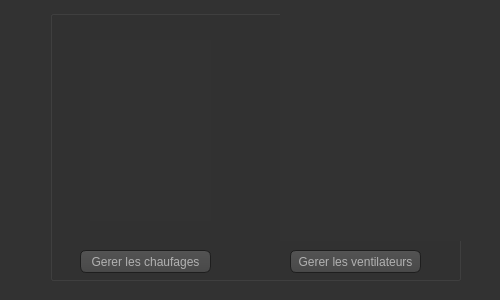
<?xml version="1.0" encoding="UTF-8"?>
<ui version="4.0">
 <class>Temperature</class>
 <widget class="QDialog" name="Temperature">
  <property name="geometry">
   <rect>
    <x>0</x>
    <y>0</y>
    <width>500</width>
    <height>300</height>
   </rect>
  </property>
  <property name="windowTitle">
   <string>Dialog</string>
  </property>
  <property name="styleSheet">
   <string notr="true">QToolTip
{
     border: 1px solid black;
     background-color: #ffa02f;
     padding: 1px;
     border-radius: 3px;
     opacity: 100;
}

QWidget
{
    color: #b1b1b1;
    background-color: #323232;
}

QWidget:item:hover
{
    background-color: QLinearGradient( x1: 0, y1: 0, x2: 0, y2: 1, stop: 0 #ffa02f, stop: 1 #ca0619);
    color: #000000;
}

QWidget:item:selected
{
    background-color: QLinearGradient( x1: 0, y1: 0, x2: 0, y2: 1, stop: 0 #ffa02f, stop: 1 #d7801a);
}

QMenuBar::item
{
    background: transparent;
}

QMenuBar::item:selected
{
    background: transparent;
    border: 1px solid #ffaa00;
}

QMenuBar::item:pressed
{
    background: #444;
    border: 1px solid #000;
    background-color: QLinearGradient(
        x1:0, y1:0,
        x2:0, y2:1,
        stop:1 #212121,
        stop:0.4 #343434/*,
        stop:0.2 #343434,
        stop:0.1 #ffaa00*/
    );
    margin-bottom:-1px;
    padding-bottom:1px;
}

QMenu
{
    border: 1px solid #000;
}

QMenu::item
{
    padding: 2px 20px 2px 20px;
}

QMenu::item:selected
{
    color: #000000;
}

QWidget:disabled
{
    color: #404040;
    background-color: #323232;
}

QAbstractItemView
{
    background-color: QLinearGradient( x1: 0, y1: 0, x2: 0, y2: 1, stop: 0 #4d4d4d, stop: 0.1 #646464, stop: 1 #5d5d5d);
}

QWidget:focus
{
    /*border: 2px solid QLinearGradient( x1: 0, y1: 0, x2: 0, y2: 1, stop: 0 #ffa02f, stop: 1 #d7801a);*/
}

QLineEdit
{
    background-color: QLinearGradient( x1: 0, y1: 0, x2: 0, y2: 1, stop: 0 #4d4d4d, stop: 0 #646464, stop: 1 #5d5d5d);
    padding: 1px;
    border-style: solid;
    border: 1px solid #1e1e1e;
    border-radius: 5;
}

QPushButton
{
    color: #b1b1b1;
    background-color: QLinearGradient( x1: 0, y1: 0, x2: 0, y2: 1, stop: 0 #565656, stop: 0.1 #525252, stop: 0.5 #4e4e4e, stop: 0.9 #4a4a4a, stop: 1 #464646);
    border-width: 1px;
    border-color: #1e1e1e;
    border-style: solid;
    border-radius: 6;
    padding: 3px;
    font-size: 12px;
    padding-left: 5px;
    padding-right: 5px;
}

QPushButton:pressed
{
    background-color: QLinearGradient( x1: 0, y1: 0, x2: 0, y2: 1, stop: 0 #2d2d2d, stop: 0.1 #2b2b2b, stop: 0.5 #292929, stop: 0.9 #282828, stop: 1 #252525);
}

QComboBox
{
    selection-background-color: #ffaa00;
    background-color: QLinearGradient( x1: 0, y1: 0, x2: 0, y2: 1, stop: 0 #565656, stop: 0.1 #525252, stop: 0.5 #4e4e4e, stop: 0.9 #4a4a4a, stop: 1 #464646);
    border-style: solid;
    border: 1px solid #1e1e1e;
    border-radius: 5;
}

QComboBox:hover,QPushButton:hover
{
    border: 2px solid QLinearGradient( x1: 0, y1: 0, x2: 0, y2: 1, stop: 0 #ffa02f, stop: 1 #d7801a);
}


QComboBox:on
{
    padding-top: 3px;
    padding-left: 4px;
    background-color: QLinearGradient( x1: 0, y1: 0, x2: 0, y2: 1, stop: 0 #2d2d2d, stop: 0.1 #2b2b2b, stop: 0.5 #292929, stop: 0.9 #282828, stop: 1 #252525);
    selection-background-color: #ffaa00;
}

QComboBox QAbstractItemView
{
    border: 2px solid darkgray;
    selection-background-color: QLinearGradient( x1: 0, y1: 0, x2: 0, y2: 1, stop: 0 #ffa02f, stop: 1 #d7801a);
}

QComboBox::drop-down
{
     subcontrol-origin: padding;
     subcontrol-position: top right;
     width: 15px;

     border-left-width: 0px;
     border-left-color: darkgray;
     border-left-style: solid; /* just a single line */
     border-top-right-radius: 3px; /* same radius as the QComboBox */
     border-bottom-right-radius: 3px;
 }

QComboBox::down-arrow
{
     image: url(:/down_arrow.png);
}

QGroupBox:focus
{
border: 2px solid QLinearGradient( x1: 0, y1: 0, x2: 0, y2: 1, stop: 0 #ffa02f, stop: 1 #d7801a);
}

QTextEdit:focus
{
    border: 2px solid QLinearGradient( x1: 0, y1: 0, x2: 0, y2: 1, stop: 0 #ffa02f, stop: 1 #d7801a);
}

QScrollBar:horizontal {
     border: 1px solid #222222;
     background: QLinearGradient( x1: 0, y1: 0, x2: 0, y2: 1, stop: 0.0 #121212, stop: 0.2 #282828, stop: 1 #484848);
     height: 7px;
     margin: 0px 16px 0 16px;
}

QScrollBar::handle:horizontal
{
      background: QLinearGradient( x1: 0, y1: 0, x2: 1, y2: 0, stop: 0 #ffa02f, stop: 0.5 #d7801a, stop: 1 #ffa02f);
      min-height: 20px;
      border-radius: 2px;
}

QScrollBar::add-line:horizontal {
      border: 1px solid #1b1b19;
      border-radius: 2px;
      background: QLinearGradient( x1: 0, y1: 0, x2: 1, y2: 0, stop: 0 #ffa02f, stop: 1 #d7801a);
      width: 14px;
      subcontrol-position: right;
      subcontrol-origin: margin;
}

QScrollBar::sub-line:horizontal {
      border: 1px solid #1b1b19;
      border-radius: 2px;
      background: QLinearGradient( x1: 0, y1: 0, x2: 1, y2: 0, stop: 0 #ffa02f, stop: 1 #d7801a);
      width: 14px;
     subcontrol-position: left;
     subcontrol-origin: margin;
}

QScrollBar::right-arrow:horizontal, QScrollBar::left-arrow:horizontal
{
      border: 1px solid black;
      width: 1px;
      height: 1px;
      background: white;
}

QScrollBar::add-page:horizontal, QScrollBar::sub-page:horizontal
{
      background: none;
}

QScrollBar:vertical
{
      background: QLinearGradient( x1: 0, y1: 0, x2: 1, y2: 0, stop: 0.0 #121212, stop: 0.2 #282828, stop: 1 #484848);
      width: 7px;
      margin: 16px 0 16px 0;
      border: 1px solid #222222;
}

QScrollBar::handle:vertical
{
      background: QLinearGradient( x1: 0, y1: 0, x2: 0, y2: 1, stop: 0 #ffa02f, stop: 0.5 #d7801a, stop: 1 #ffa02f);
      min-height: 20px;
      border-radius: 2px;
}

QScrollBar::add-line:vertical
{
      border: 1px solid #1b1b19;
      border-radius: 2px;
      background: QLinearGradient( x1: 0, y1: 0, x2: 0, y2: 1, stop: 0 #ffa02f, stop: 1 #d7801a);
      height: 14px;
      subcontrol-position: bottom;
      subcontrol-origin: margin;
}

QScrollBar::sub-line:vertical
{
      border: 1px solid #1b1b19;
      border-radius: 2px;
      background: QLinearGradient( x1: 0, y1: 0, x2: 0, y2: 1, stop: 0 #d7801a, stop: 1 #ffa02f);
      height: 14px;
      subcontrol-position: top;
      subcontrol-origin: margin;
}

QScrollBar::up-arrow:vertical, QScrollBar::down-arrow:vertical
{
      border: 1px solid black;
      width: 1px;
      height: 1px;
      background: white;
}


QScrollBar::add-page:vertical, QScrollBar::sub-page:vertical
{
      background: none;
}

QTextEdit
{
    background-color: #242424;
}

QPlainTextEdit
{
    background-color: #242424;
}

QHeaderView::section
{
    background-color: QLinearGradient(x1:0, y1:0, x2:0, y2:1, stop:0 #616161, stop: 0.5 #505050, stop: 0.6 #434343, stop:1 #656565);
    color: white;
    padding-left: 4px;
    border: 1px solid #6c6c6c;
}

QCheckBox:disabled
{
color: #414141;
}

QDockWidget::title
{
    text-align: center;
    spacing: 3px; /* spacing between items in the tool bar */
    background-color: QLinearGradient(x1:0, y1:0, x2:0, y2:1, stop:0 #323232, stop: 0.5 #242424, stop:1 #323232);
}

QDockWidget::close-button, QDockWidget::float-button
{
    text-align: center;
    spacing: 1px; /* spacing between items in the tool bar */
    background-color: QLinearGradient(x1:0, y1:0, x2:0, y2:1, stop:0 #323232, stop: 0.5 #242424, stop:1 #323232);
}

QDockWidget::close-button:hover, QDockWidget::float-button:hover
{
    background: #242424;
}

QDockWidget::close-button:pressed, QDockWidget::float-button:pressed
{
    padding: 1px -1px -1px 1px;
}

QMainWindow::separator
{
    background-color: QLinearGradient(x1:0, y1:0, x2:0, y2:1, stop:0 #161616, stop: 0.5 #151515, stop: 0.6 #212121, stop:1 #343434);
    color: white;
    padding-left: 4px;
    border: 1px solid #4c4c4c;
    spacing: 3px; /* spacing between items in the tool bar */
}

QMainWindow::separator:hover
{

    background-color: QLinearGradient(x1:0, y1:0, x2:0, y2:1, stop:0 #d7801a, stop:0.5 #b56c17 stop:1 #ffa02f);
    color: white;
    padding-left: 4px;
    border: 1px solid #6c6c6c;
    spacing: 3px; /* spacing between items in the tool bar */
}

QToolBar::handle
{
     spacing: 3px; /* spacing between items in the tool bar */
     background: url(:/images/handle.png);
}

QMenu::separator
{
    height: 2px;
    background-color: QLinearGradient(x1:0, y1:0, x2:0, y2:1, stop:0 #161616, stop: 0.5 #151515, stop: 0.6 #212121, stop:1 #343434);
    color: white;
    padding-left: 4px;
    margin-left: 10px;
    margin-right: 5px;
}

QProgressBar
{
    border: 2px solid grey;
    border-radius: 5px;
    text-align: center;
}

QProgressBar::chunk
{
    background-color: #d7801a;
    width: 2.15px;
    margin: 0.5px;
}

QTabBar::tab {
    color: #b1b1b1;
    border: 1px solid #444;
    border-bottom-style: none;
    background-color: #323232;
    padding-left: 10px;
    padding-right: 10px;
    padding-top: 3px;
    padding-bottom: 2px;
    margin-right: -1px;
}

QTabWidget::pane {
    border: 1px solid #444;
    top: 1px;
}

QTabBar::tab:last
{
    margin-right: 0; /* the last selected tab has nothing to overlap with on the right */
    border-top-right-radius: 3px;
}

QTabBar::tab:first:!selected
{
 margin-left: 0px; /* the last selected tab has nothing to overlap with on the right */


    border-top-left-radius: 3px;
}

QTabBar::tab:!selected
{
    color: #b1b1b1;
    border-bottom-style: solid;
    margin-top: 3px;
    background-color: QLinearGradient(x1:0, y1:0, x2:0, y2:1, stop:1 #212121, stop:.4 #343434);
}

QTabBar::tab:selected
{
    border-top-left-radius: 3px;
    border-top-right-radius: 3px;
    margin-bottom: 0px;
}

QTabBar::tab:!selected:hover
{
    /*border-top: 2px solid #ffaa00;
    padding-bottom: 3px;*/
    border-top-left-radius: 3px;
    border-top-right-radius: 3px;
    background-color: QLinearGradient(x1:0, y1:0, x2:0, y2:1, stop:1 #212121, stop:0.4 #343434, stop:0.2 #343434, stop:0.1 #ffaa00);
}

QRadioButton::indicator:checked, QRadioButton::indicator:unchecked{
    color: #b1b1b1;
    background-color: #323232;
    border: 1px solid #b1b1b1;
    border-radius: 6px;
}

QRadioButton::indicator:checked
{
    background-color: qradialgradient(
        cx: 0.5, cy: 0.5,
        fx: 0.5, fy: 0.5,
        radius: 1.0,
        stop: 0.25 #ffaa00,
        stop: 0.3 #323232
    );
}

QCheckBox::indicator{
    color: #b1b1b1;
    background-color: #323232;
    border: 1px solid #b1b1b1;
    width: 9px;
    height: 9px;
}

QRadioButton::indicator
{
    border-radius: 6px;
}

QRadioButton::indicator:hover, QCheckBox::indicator:hover
{
    border: 1px solid #ffaa00;
}

QCheckBox::indicator:checked
{
    image:url(:/images/checkbox.png);
}

QCheckBox::indicator:disabled, QRadioButton::indicator:disabled
{
    border: 1px solid #444;
}</string>
  </property>
  <widget class="QGroupBox" name="groupBox">
   <property name="geometry">
    <rect>
     <x>50</x>
     <y>10</y>
     <width>411</width>
     <height>271</height>
    </rect>
   </property>
   <property name="title">
    <string/>
   </property>
   <widget class="QPushButton" name="pushButton">
    <property name="geometry">
     <rect>
      <x>30</x>
      <y>240</y>
      <width>131</width>
      <height>23</height>
     </rect>
    </property>
    <property name="text">
     <string>Gerer les chaufages</string>
    </property>
   </widget>
   <widget class="QPushButton" name="pushButton_2">
    <property name="geometry">
     <rect>
      <x>240</x>
      <y>240</y>
      <width>131</width>
      <height>23</height>
     </rect>
    </property>
    <property name="text">
     <string>Gerer les ventilateurs</string>
    </property>
   </widget>
   <widget class="QLabel" name="label1">
    <property name="geometry">
     <rect>
      <x>230</x>
      <y>0</y>
      <width>181</width>
      <height>231</height>
     </rect>
    </property>
    <property name="text">
     <string/>
    </property>
    <property name="pixmap">
     <pixmap>images/ventilateur.png</pixmap>
    </property>
   </widget>
   <widget class="QLabel" name="label_2">
    <property name="geometry">
     <rect>
      <x>40</x>
      <y>30</y>
      <width>121</width>
      <height>181</height>
     </rect>
    </property>
    <property name="text">
     <string/>
    </property>
    <property name="pixmap">
     <pixmap>images/chaufage.png</pixmap>
    </property>
   </widget>
  </widget>
 </widget>
 <resources/>
 <connections/>
</ui>
